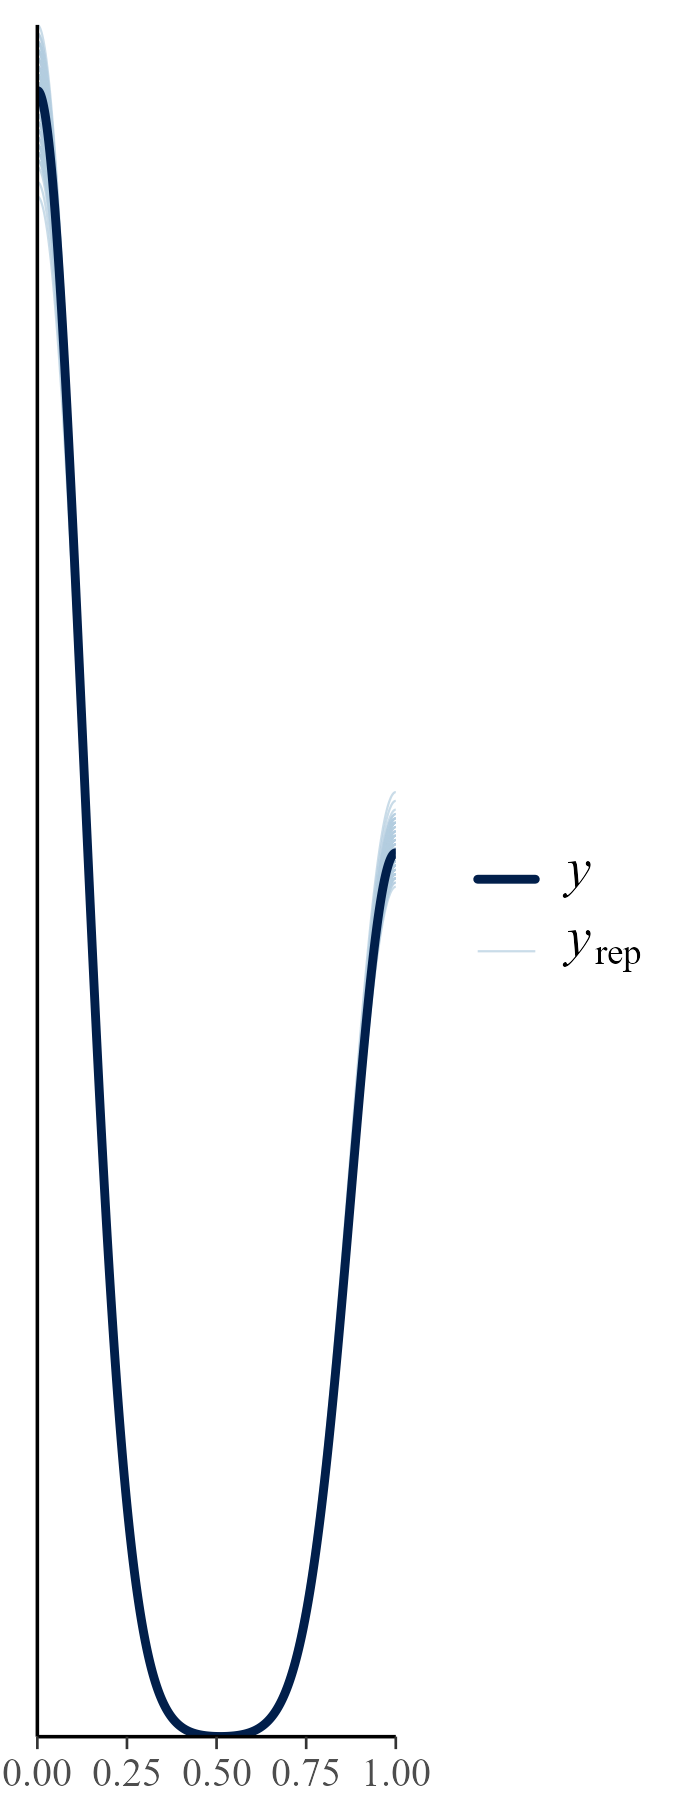

Reproduce this figure in R.
# Load necessary libraries
library(bayesplot)
library(shinystan)

# Load the Bayesian model
bayes_model <- readRDS("modeling/bayesian_model.rds")

# Launch_shinystan for interactive diagnostics
launch_shinystan(bayes_model)

# Posterior predictive check
pp_check(bayes_model, ndraws = 100)
ggsave("modeling/diagnostics/pp_checks.png")